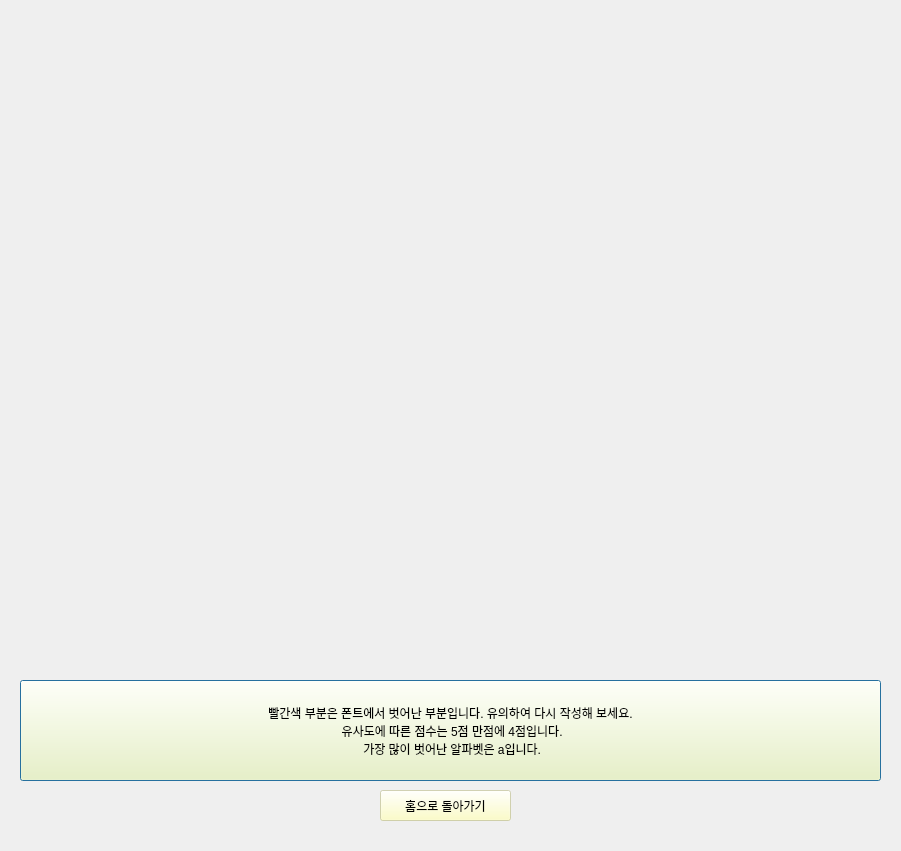
<?xml version="1.0" encoding="UTF-8"?>
<ui version="4.0">
 <class>Dialog</class>
 <widget class="QDialog" name="Dialog">
  <property name="windowTitle">
   <string>Dialog</string>
  </property>
  <property name="styleSheet">
   <string notr="true">background:url(:/newPrefix/image.jfif)</string>
  </property>
  <widget class="QLabel" name="label">
   <property name="geometry">
    <rect>
     <x>20</x>
     <y>30</y>
     <width>861</width>
     <height>641</height>
    </rect>
   </property>
   <property name="text">
    <string/>
   </property>
  </widget>
  <widget class="QPushButton" name="pushButton">
   <property name="geometry">
    <rect>
     <x>20</x>
     <y>680</y>
     <width>861</width>
     <height>101</height>
    </rect>
   </property>
   <property name="styleSheet">
    <string notr="true">background:rgba(254, 255, 185,150);
font: 18pt &quot;-다정&quot;;</string>
   </property>
   <property name="text">
    <string>빨간색 부분은 폰트에서 벗어난 부분입니다. 유의하여 다시 작성해 보세요. 
 유사도에 따른 점수는 5점 만점에 4점입니다. 
 가장 많이 벗어난 알파벳은 a입니다.</string>
   </property>
  </widget>
  <widget class="QPushButton" name="pushButton_2">
   <property name="geometry">
    <rect>
     <x>380</x>
     <y>790</y>
     <width>131</width>
     <height>31</height>
    </rect>
   </property>
   <property name="styleSheet">
    <string notr="true">background:rgba(254, 255, 185,150);
font: 14pt &quot;-다정&quot;;</string>
   </property>
   <property name="text">
    <string>홈으로 돌아가기</string>
   </property>
  </widget>
 </widget>
 <resources>
  <include location="background6.qrc"/>
 </resources>
 <connections/>
</ui>
